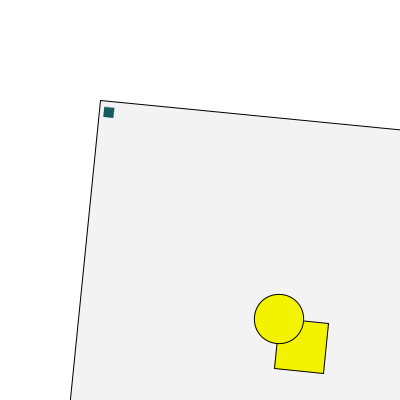
Frame 1 (no input)
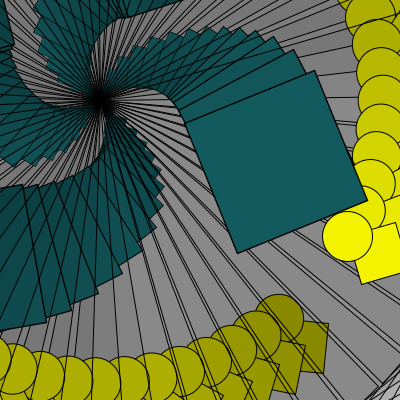
Frame 60 (the mouse pressed at the canvas centre just before this capture)
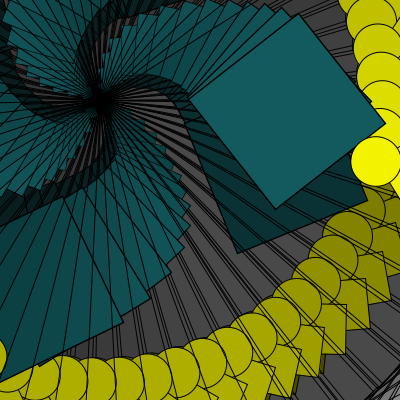
Frame 120 (the mouse held since frame 60 and released just before this capture)

The Processing sketch that drew these frames (run headless with seeded random() and noise(); from frame 60 on, the mouse is pressed at the canvas centre):

// Processing sketch: processing_112670
// ── processing_112670.pde

float angle = 1.0;
float speed = 0.5;
float radius = 15;
float timer = 1;
float x = 0;
float s = 0;

void setup() {
  size(400, 400);
  background(255);
}

void draw() {
 
  x = x + 0.10;
  s = s + 0.1;
  if (s > 1.5)
  {
    s = 0;
  }
  
  pushMatrix();
  translate(100, 100);
     
  
  
  fill(255, 255, 0);
  rotate(x);
  rect(width/2, height/2, 50, 50);

  popMatrix();
  fill(255, 255, 0);
  translate(100, 100);
  rotate(x);
  
   ellipse(width/2, height/2, 50, 50);
   
  fill(0, 12);
  rect(0, 0, width, height);
  fill(255, 0 ,0);
  angle += speed;
  float sinval = sin(angle);
  float yoffset = sinval * radius;
  
  pushMatrix();
  fill(20, 94, 99);
  
  scale(s);   
  rect(50 , 50 + yoffset, 100, 100); 
  popMatrix();
}
  
